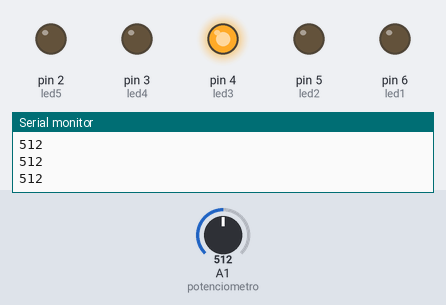
This sketch was run on a simulated Arduino Uno, built with avr-gcc and run on an emulated ATmega328P. Parts: output pins drawn as LEDs (lit = HIGH), the last lines printed to the serial monitor. The inputs (shaded band) are chosen by the test bench; at power-on: A1 (potenciometro) = 512.

Above: at 1.2 s.
1.3 s: A1 (potenciometro) set to 421
2.8 s: A1 (potenciometro) set to 401
At 3.8 s:
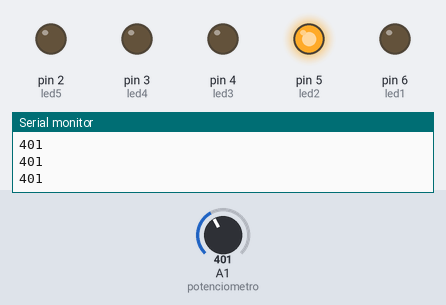
4.3 s: A1 (potenciometro) set to 214
5.8 s: A1 (potenciometro) set to 190
At 6.4 s:
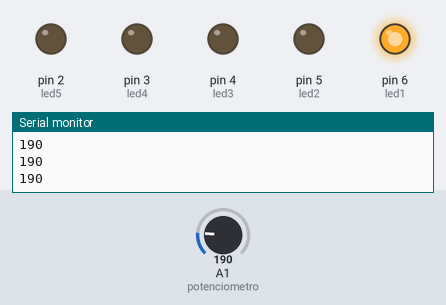
7.3 s: A1 (potenciometro) set to 625
At 7.7 s:
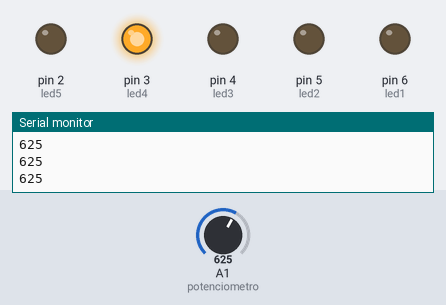
8.8 s: A1 (potenciometro) set to 601
At 10.2 s:
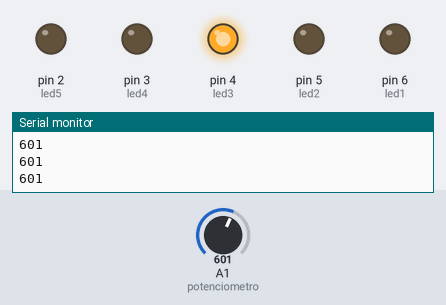
Timing chart, 0 to 11.3 s (numbered marks = the images above; inputs shaded):
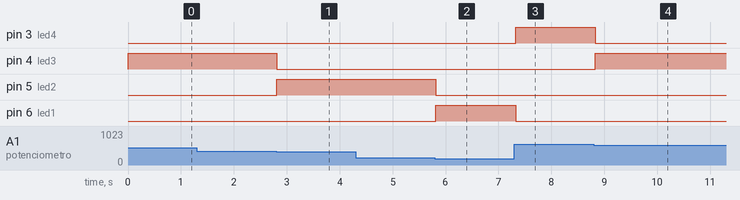

Measured:
- the behaviour switches between 411 and 410 on A1 (potenciometro) (found by bisection; images 0 and 1)
- the behaviour switches between 206 and 205 on A1 (potenciometro) (found by bisection; images 1 and 2)
- the behaviour switches between 616 and 615 on A1 (potenciometro) (found by bisection; images 3 and 4)
- after the input at 2.8 s, pin 4 (led3): HIGH → LOW at once; pin 5 (led2): LOW → HIGH at once
- after the input at 5.8 s, pin 5 (led2): HIGH → LOW at once; pin 6 (led1): LOW → HIGH at once
- after the input at 7.3 s, pin 3 (led4): LOW → HIGH at once; pin 6 (led1): HIGH → LOW at once
- after the input at 8.8 s, pin 3 (led4): HIGH → LOW at once; pin 4 (led3): LOW → HIGH at once

The sketch:

Controlando_LEDs_com_Potenci_metro_14-02-2018.ino
```cpp
int led1 = 6;
int led2 = 5;
int led3 = 4;
int led4 = 3;
int led5 = 2;
int potenciometro = A1;

void setup(){
Serial.begin(9600);        //incia a comunicação serie
pinMode(led1,OUTPUT);      //Define o pino 6 como OUTPUT(saída)
pinMode(led2,OUTPUT);      //Define o pino 5 como OUTPUT(saída)
pinMode(led3,OUTPUT);      //Define o pino 4 como OUTPUT(saída)
pinMode(led4,OUTPUT);      //Define o pino 3 como OUTPUT(saída)
pinMode(led5,OUTPUT);      //Define o pino 2 como OUTPUT(saída)
pinMode(potenciometro,INPUT);     //define o pino A1 como entrada
}

void loop(){
int ler = analogRead(potenciometro);     //guarda na variável "ler" os valores recebidos da porta A1
Serial.println(ler);     //Mostra no Serial Monitor os valores da porta A1

if(ler >= 0 && ler <= 205)   //se a variável ler for maior ou igual a 0 ou(&&) menor ou igual a 205
digitalWrite(led1,HIGH);     //Atribuirá HIGH(5V) ao led1
else                         //Se não
digitalWrite(led1,LOW);      //Atribuirá LOW(0V) ao led1

if(ler > 205 && ler <= 410)
digitalWrite(led2,HIGH);
else
digitalWrite(led2,LOW);

if(ler > 410 && ler <= 615)
digitalWrite(led3,HIGH);
else
digitalWrite(led3,LOW);

if(ler > 615 && ler <= 820)
digitalWrite(led4,HIGH);
else
digitalWrite(led4,LOW);

if(ler > 820 && ler <= 1023)
digitalWrite(led5,HIGH);
else
digitalWrite(led5,LOW);

delay(100);      //Cria um intervalo de 100 milissegundos
}
```
